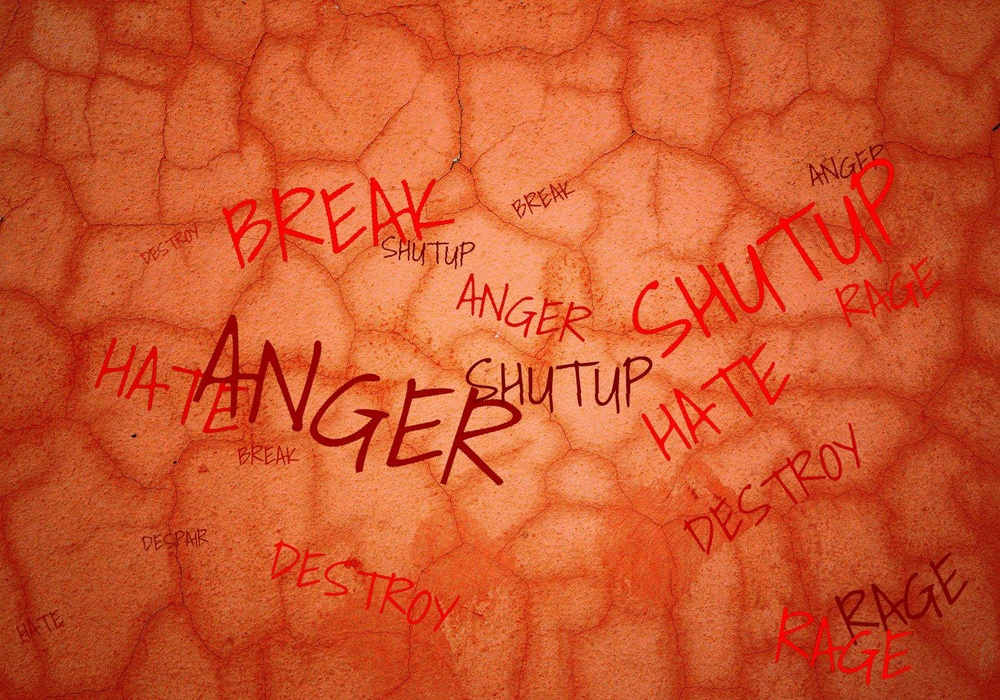
#> input picture examples/output2.jpg, 1000 x 700 px, shrunk from 1400 x 980 before the run, given in place of abstract.jpg, which was not available
$ python sample_3.py
#> lines starting #> are read from the running program, lines starting #| are printed output that depends on the picture; pictures that were not available may be replaced by others from this repository, and a replacement may not be noted
### jessica.py
from PIL import ImageDraw, ImageFont, Image
from random import choice, randint
from os.path import realpath, dirname, join


class Jessica(object):
    COLORS = ["#FF0000", "#FF4500", "#00EE00", "#00BFFF", "#FF1493", "#DC143C"]
    MAX_F_SIZE = 40
    MIN_F_SIZE = 8
    DEFAULT_FONT = "DroidSans.ttf"
    MIN_ANGLE = -30
    MAX_ANGLE = 30
    MAX_REPEAT = 5
    MIN_REPEAT = 1
    REPEAT = False

    def __init__(self, file_name, *texts):
#> called with file_name = 'abstract.jpg'
        self.main_copy = Image.open(file_name)
#> self.main_copy is the input picture: PIL image 1000x700 RGB; mean R, G, B 206.1, 86.7, 44.3
        self.texts = texts

        self.max_font_size = Jessica.MAX_F_SIZE
        self.min_font_size = Jessica.MIN_F_SIZE
        self.max_angle = Jessica.MAX_ANGLE
        self.min_angle = Jessica.MIN_ANGLE
        self.colors = Jessica.COLORS
        self.repeat = Jessica.REPEAT
        self.max_repeat = Jessica.MAX_REPEAT
        self.min_repeat = Jessica.MIN_REPEAT
        self.font_path = join(dirname(realpath(__file__)), Jessica.DEFAULT_FONT)

        self.width, self.height = self.main_copy.size
#> self.width = 1000; self.height = 700

    def place_text(self, text):
        font = ImageFont.truetype(self.font_path, size=randint(self.min_font_size, self.max_font_size))
        text_image = Image.new('RGBA', font.getsize(text))
        draw_text = ImageDraw.ImageDraw(text_image)
        draw_text.text((0, 0), text, font=font, fill=choice(self.colors))
        text_image = text_image.rotate(randint(self.min_angle, self.max_angle), expand=1)

        w, h = text_image.size
        point = (randint(0, self.width - w), randint(0, self.height - h))
        self.image.paste(text_image, point, text_image)

    def render_image(self):
        self.image = self.main_copy
        for text in self.texts:
            if self.repeat:
                for _ in range(randint(self.min_repeat, self.max_repeat)):
                    self.place_text(text)
            else:
                self.place_text(text)
#> this loop made 4 passes
#> pass 1, in place_text, `text_image = text_image.rotate(randint(self.min_angle, self.max_angle)..`:
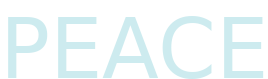
#> text_image: PIL image 268x79 RGBA; mean R, G, B, A 49, 62.4, 64.1, 40.8; transparent parts drawn white
#> pass 1, in place_text (call 2), `text_image = text_image.rotate(randint(self.min_angle, self.max_angle)..`:
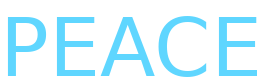
#> text_image: PIL image 262x77 RGBA; mean R, G, B, A 0, 50.9, 68, 38.4; transparent parts drawn white

        return self.image

    def render_and_save(self, file_name):
        self.render_image().save(file_name)
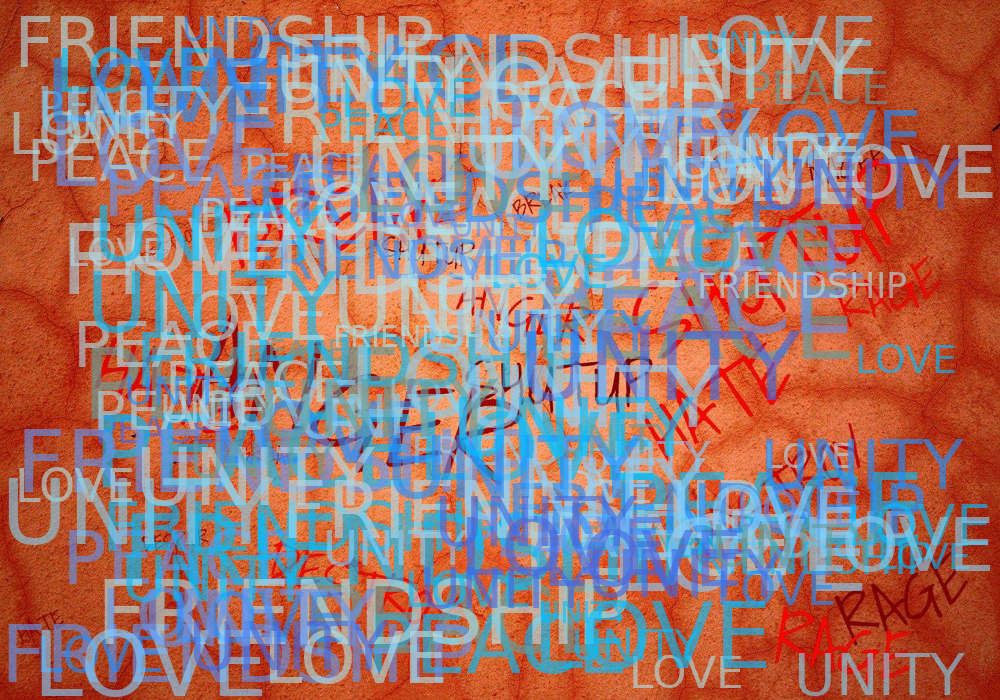
#> saved as output3.jpg: PIL image 1000x700 RGB; mean R, G, B 163.4, 119.3, 112.4

### examples/sample_3.py
from jessica import Jessica

photo = Jessica("abstract.jpg")
photo.texts = "PEACE FRIENDSHIP LOVE UNITY".split()
photo.colors = ["#" + i + "a0" for i in "B0E0E6 ADD8E6 87CEFA 87CEEB 00BFFF 1E90FF 6495ED 5F9EA0 4169E1".split()]
photo.max_font_size = 100
photo.min_font_size = 30
photo.repeat = True
photo.min_repeat = 10
photo.max_repeat = 50
photo.min_angle = 0
photo.max_angle = 0
photo.font_path = "FrancoisOne-Regular.ttf"
photo.render_and_save("output3.jpg")

photo = Jessica("output3.jpg", *"PEACE LOVE".split())
#> call 2 of __init__, with file_name = 'output3.jpg'
#> in __init__ (call 2), `self.main_copy = Image.open(file_name)`:
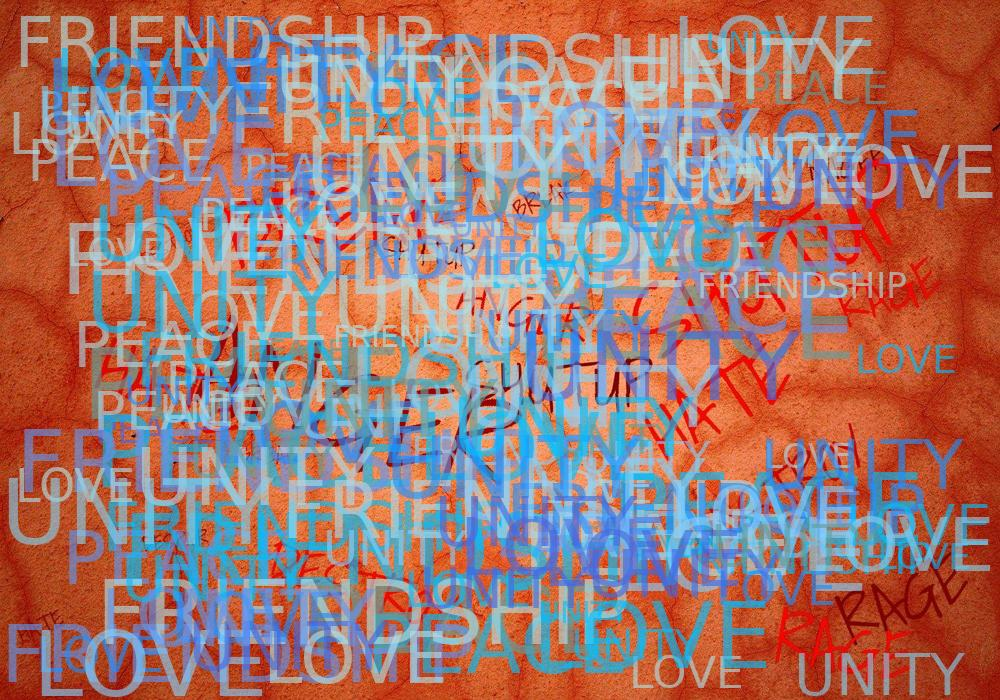
#> self.main_copy: PIL image 1000x700 RGB; mean R, G, B 163.4, 119.3, 112.4
photo.max_font_size = 200
photo.min_font_size = 150
photo.min_angle = 0
photo.max_angle = 0
photo.colors = [(255, 69, 0, 150), (255, 165, 0, 150)]
photo.font_path = "FrancoisOne-Regular.ttf"

photo.render_and_save("output3.jpg")
#> call 2 of render_and_save, with file_name = 'output3.jpg'
#> the loop in render_image (call 2), `for text in self.texts:` made 2 passes
#> pass 1, in place_text (call 152), `text_image = text_image.rotate(randint(self.min_angle, self.max_angle)..`:
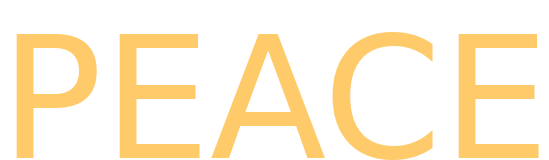
#> text_image: PIL image 549x160 RGBA; mean R, G, B, A 68.1, 44.1, 0, 38.1; transparent parts drawn white
#> pass 2, in place_text (call 153), `text_image = text_image.rotate(randint(self.min_angle, self.max_angle)..`:
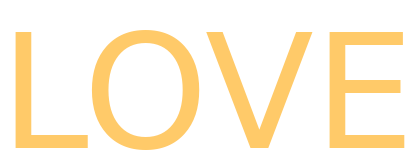
#> text_image: PIL image 415x150 RGBA; mean R, G, B, A 65.1, 42.1, 0, 36.1; transparent parts drawn white
#> in render_and_save (call 2), `self.render_image().save(file_name)`:
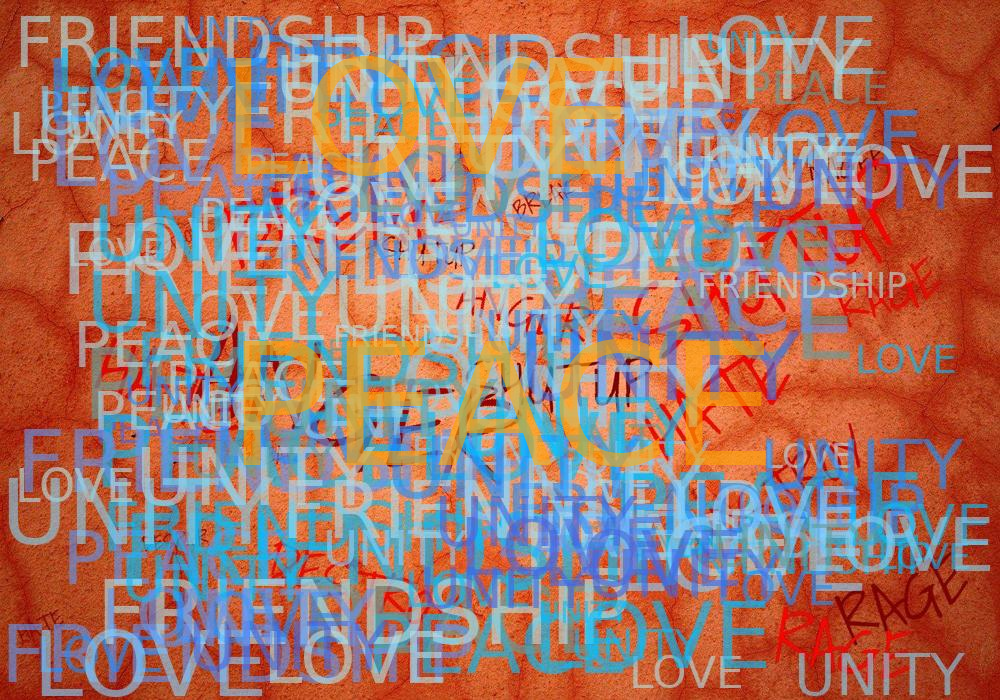
#> saved as output3.jpg: PIL image 1000x700 RGB; mean R, G, B 166.3, 119.9, 107.9
